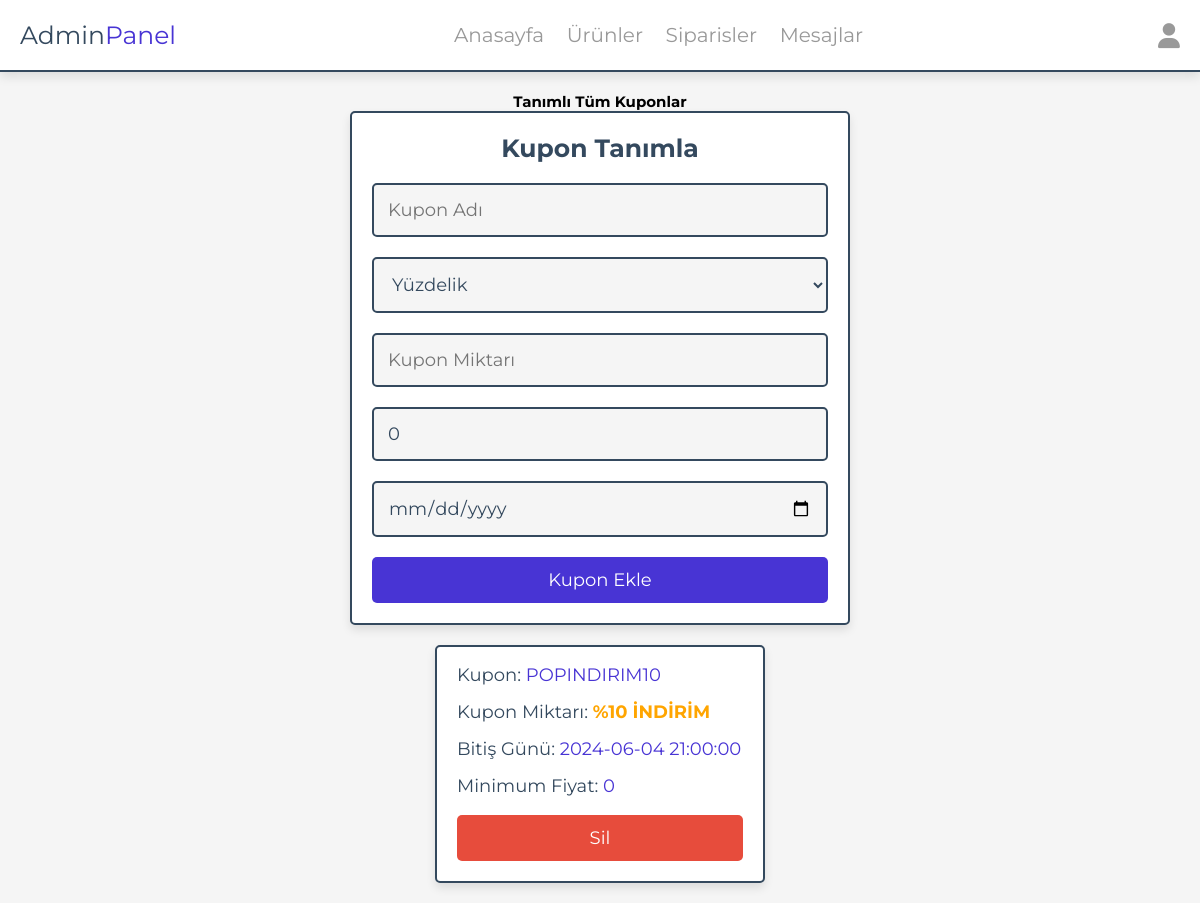
/admin/add_coupon.php (signed in), run on the app's committed database.
### tables this page shows
CREATE TABLE `coupons` (
  `id` int(11) NOT NULL,
  `admin_id` int(11) NOT NULL,
  `coupon_string` varchar(255) NOT NULL,
  `type` varchar(255) NOT NULL,
  `amount` int(11) NOT NULL,
  `end_date` timestamp NOT NULL DEFAULT current_timestamp(),
  `min_price` int(11) DEFAULT 0
);

### admin/add_coupon.php (the view, shortened to what this page needs)
<?php
include '../components/connect.php';
$admin_id = $_SESSION['admin_id'];
?>
<html lang="en">
<head>
    <link rel="stylesheet" href="https://cdnjs.cloudflare.com/ajax/libs/font-awesome/6.1.1/css/all.min.css">
    <link rel="stylesheet" href="../css/admin_style.css">
</head>
<body>
    <?php include '../components/admin_header.php' ?>
    <section class="add-products">
        <h1 style="text-align:center;">Tanımlı Tüm Kuponlar</h1>
        <form action="" method="POST">
            <h3>Kupon Tanımla</h3>
            <input type="text" required placeholder="Kupon Adı" name="coupon_name" maxlength="100" class="box" id="coupon_type">
            <select name="coupon_type" class="box" required>
                <option value="percent">Yüzdelik</option>
            </select>
            <input type="number" required placeholder="Kupon Miktarı" min="0" max="100" name="coupon_amount" id="coupon_amount" class="box">
            <input type="number" value="0" min="0" max="100"  name="coupon_min_price" placeholder="Minimum Tutar Var Mı?" class="box">
            <input type="date" name="coupon_end_date" class="box" required>
            <input type="submit" value="Kupon Ekle" name="add_coupon" class="btn">
        </form>
    </section>
    <section class="placed-orders" style="padding-top: 0;">
        <div class="box-container">
            <?php
                if($admin_id == 1){
                    $get_coupons = $conn->prepare("SELECT * FROM `coupons`");
                    $get_coupons->execute();
                }else{
                    $get_coupons = $conn->prepare("SELECT * FROM `coupons` WHERE admin_id = ?");
                    $get_coupons->execute([$admin_id]);
                }
                if($get_coupons->rowCount() > 0){
                    while($fetch_coupon = $get_coupons->fetch(PDO::FETCH_ASSOC)){
            ?>
            <div class="box">
                <p>Kupon: <span><?= $fetch_coupon['coupon_string']; ?></p>
                <p>Kupon Miktarı: <span style="font-weight:bold;color:orange;"><?php if($fetch_coupon['type'] == "percent"){echo "%{$fetch_coupon['amount']} İNDİRİM";}else{echo "{$fetch_coupon['amount']}$ İNDİRİM";} ?></p>
                <p>Bitiş Günü: <span><?= $fetch_coupon['end_date']; ?></p>
                <p>Minimum Fiyat: <span><?= $fetch_coupon['min_price']; ?></p>
                <form action="" method="POST">
                    <?php
                        if ($admin_id == $fetch_coupon['admin_id']) {
                            $coupon_id = $fetch_coupon['id'];
                            echo "<a href='add_coupon.php?delete_coupon=$coupon_id' class='delete-btn' onclick='return confirm(\"Kuponu Silmek İstediğinizden Emin Misiniz?\");'>Sil</a>";
                        }
                    ?>
                </form>
            </div>
            <?php
                    }
                }
            ?>
        </div>
    </section>
</body>
</html>

### css/admin_style.css (style rules this page uses)
:root { --main-color:#4834d4; --red:#e74c3c; --orange:#f39c12; --black:#34495e; --white:#fff; --light-bg:#f5f5f5; --light-color:#999; --border:.2rem solid var(--black); --box-shadow:0 .5rem 1rem rgba(0,0,0,.1); }
* { font-family: 'Montserrat', sans-serif; margin:0; padding:0; box-sizing: border-box; text-decoration: none; outline: none; border:none; }
html { font-size: 62.5%; overflow-x: hidden; }
body { background-color: var(--light-bg); }
section { max-width: 1200px; margin:0 auto; padding:2rem; }
.btn, .delete-btn, .option-btn { display: block; margin-top: 1rem; border-radius: .5rem; cursor: pointer; width: 100%; font-size: 1.8rem; color:var(--white); padding:1.2rem 3rem; text-transform: capitalize; text-align: center; }
.btn { background-color: var(--main-color); }
.delete-btn { background-color: var(--red); }
.add-products form { margin:0 auto; max-width: 50rem; background-color: var(--white); border-radius: .5rem; box-shadow: var(--box-shadow); border:var(--border); padding:2rem; text-align: center; }
.add-products form h3 { margin-bottom: 1rem; font-size: 2.5rem; color:var(--black); text-transform: capitalize; }
.add-products form .box { background-color: var(--light-bg); border:var(--border); width: 100%; padding:1.4rem; font-size: 1.8rem; color:var(--black); border-radius: .5rem; margin: 1rem 0; }
.placed-orders .box-container { display: grid; grid-template-columns: repeat(auto-fit, 33rem); gap:1.5rem; justify-content: center; align-items: flex-start; }
.placed-orders .box-container .box { background-color: var(--white); border-radius: .5rem; box-shadow: var(--box-shadow); border:var(--border); padding:2rem; padding-top: 1rem; }
.placed-orders .box-container .box p { padding: .5rem 0; line-height: 1.5; font-size: 1.8rem; color:var(--black); }
.placed-orders .box-container .box p span { color:var(--main-color); }

### data on the page
coupons: coupon_string "POPINDIRIM10", amount "10", end_date "2024-06-04 21:00:00", min_price "0"
